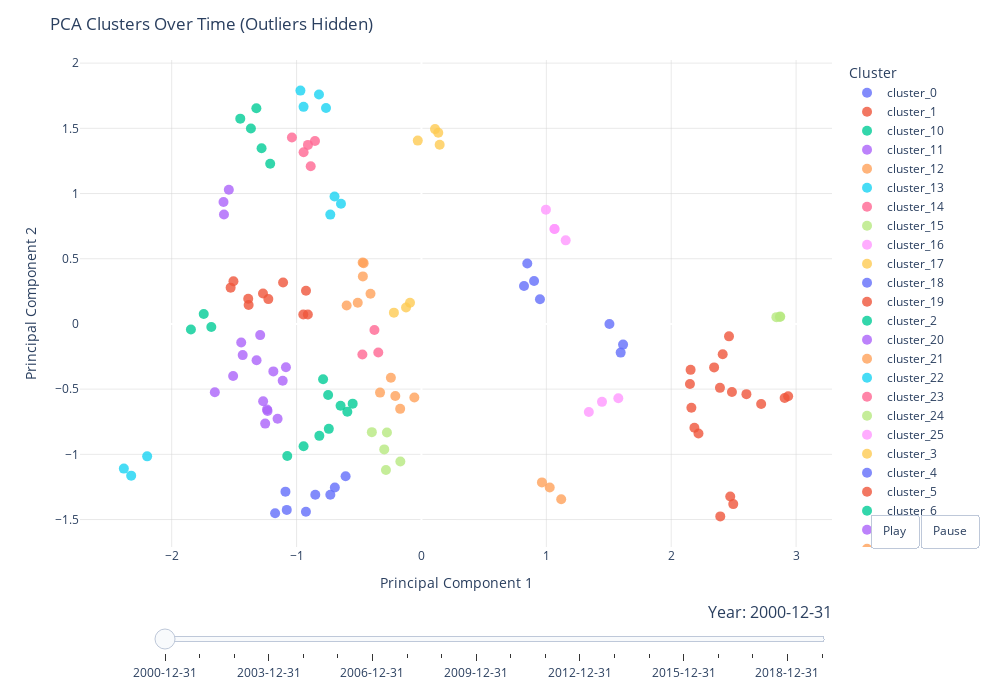

This figure's notebook cell:
### Markdown cell above
# Visualize

### Code cell
def create_interactive_cluster_plot(data_pca_df, hide_outliers=True):
    # Get unique years in sorted order
    years = sorted(data_pca_df['Year'].unique())
    print(f"Years in dataset: {years}")
    
    # Create a copy of the dataframe to modify for plotting
    plot_df = data_pca_df.copy()
    
    # Make sure the Cluster column is numeric
    if 'Cluster' not in plot_df.columns:
        print("Error: Cluster column not found!")
        return None
        
    # Check for any NaN values in Cluster column
    if plot_df['Cluster'].isna().any():
        print(f"Warning: Found {plot_df['Cluster'].isna().sum()} NaN values in Cluster column")
        plot_df['Cluster'] = plot_df['Cluster'].fillna(-1)  # Fill NaNs with -1 (outliers)
    
    # Ensure Cluster is integer type
    plot_df['Cluster'] = plot_df['Cluster'].astype(int)
    
    # Print cluster statistics per year to help debug
    for year in years:
        year_data = plot_df[plot_df['Year'] == year]
        clusters = sorted(year_data['Cluster'].unique())
        print(f"Year {year}: {len(year_data)} countries, Clusters: {clusters}")
    
    # Remove outliers if requested
    if hide_outliers:
        plot_df = plot_df[plot_df['Cluster'] != -1]
        print(f"Outliers hidden. New shape: {plot_df.shape}")
    
    # Add a column for custom coloring - convert cluster -1 (outliers) to 'outlier' if they exist
    plot_df['Cluster_Label'] = plot_df['Cluster'].apply(lambda x: 'outlier' if x == -1 else f'cluster_{int(x)}')
    
    # Get all unique cluster labels for consistent color mapping
    all_clusters = set()
    for year in years:
        year_data = plot_df[plot_df['Year'] == year]
        clusters = year_data['Cluster'].unique()
        all_clusters.update([f'cluster_{int(c)}' for c in clusters if c != -1])
    all_clusters = sorted(list(all_clusters))
    # Only add outlier category if we're showing outliers
    if not hide_outliers:
        all_clusters.append('outlier')  # Add outlier at the end
    
    # Create figure with custom color mapping
    fig = px.scatter(plot_df, x='PC1', y='PC2', color='Cluster_Label',
                     hover_name='Country Name', animation_frame='Year',
                     color_discrete_map={'outlier': 'grey'},
                     category_orders={'Cluster_Label': all_clusters})
    
    # Update layout
    fig.update_layout(
        title=f"PCA Clusters Over Time {'(Outliers Hidden)' if hide_outliers else ''}",
        xaxis_title='Principal Component 1',
        yaxis_title='Principal Component 2',
        legend_title='Cluster',
        height=700,
        width=1000,
        dragmode='pan',
        hovermode='closest',
        updatemenus=[
            # Play/pause animation buttons
            {
                'type': 'buttons',
                'showactive': False,
                'y': 0,
                'x': 1.05,
                'xanchor': 'left',
                'yanchor': 'bottom',
                'buttons': [{
                    'method': 'animate',
                    'label': 'Play',
                    'args': [None, {
                        'frame': {'duration': 1000, 'redraw': True},
                        'fromcurrent': True,
                    }]
                }, {
                    'method': 'animate',
                    'label': 'Pause',
                    'args': [[None], {
                        'frame': {'duration': 0, 'redraw': False},
                        'mode': 'immediate',
                        'transition': {'duration': 0}
                    }]
                }]
            }
        ],
        sliders=[{
            'active': 0,
            'yanchor': 'top',
            'xanchor': 'left',
            'currentvalue': {
                'font': {'size': 16},
                'prefix': 'Year: ',
                'visible': True,
                'xanchor': 'right'
            },
            'transition': {'duration': 500},
            'pad': {'b': 10, 't': 50},
            'len': 0.9,
            'x': 0.1,
            'y': 0,
            'steps': [{
                'args': [[str(year)], {  # Convert to string to match frame keys
                    'frame': {'duration': 500, 'redraw': True},
                    'mode': 'immediate',
                    'transition': {'duration': 500}
                }],
                'label': str(year),
                'method': 'animate'
            } for year in years]
        }]
    )
    
    # Update traces - make outlier points smaller and more transparent (if shown)
    for frame in fig.frames:
        for i, trace in enumerate(frame.data):
            if hasattr(trace, 'name') and trace.name == 'outlier':
                trace.marker = dict(size=6, opacity=0.5)
            else:
                trace.marker = dict(size=10, opacity=0.8)
    
    # Update main figure markers too
    for i, trace in enumerate(fig.data):
        if hasattr(trace, 'name') and trace.name == 'outlier':
            fig.data[i].marker = dict(size=6, opacity=0.5)
        else:
            fig.data[i].marker = dict(size=10, opacity=0.8)
    
    # Improve appearance with white background and grid
    fig.update_layout(
        plot_bgcolor='white',
        xaxis=dict(showgrid=True, gridwidth=0.5, gridcolor='lightgray'),
        yaxis=dict(showgrid=True, gridwidth=0.5, gridcolor='lightgray')
    )
    
    # Add modebar buttons configuration
    fig.update_layout(
        modebar_add=['pan2d', 'zoom2d', 'resetScale2d', 'toImage'],
        modebar_remove=['lasso2d', 'select2d'], # Remove lasso and box selection tools
    )
    
    return fig

# Create and display the interactive plot with outliers hidden
interactive_fig = create_interactive_cluster_plot(data_pca_df, hide_outliers=True)
interactive_fig.show()

# Save the interactive plot as HTML for sharing
os.makedirs('output/plots', exist_ok=True)
interactive_fig.write_html(f'output/plots/interactive_clusters_{DATE_RANGE}_no_outliers.html')

### Figure 1 — Plotly figure (JSON) as saved in the notebook; plotly's stock layout.template omitted (floating-point values rounded to 4 significant figures)
{"data": [{"hovertemplate": "<b>%{hovertext}</b><br><br>Cluster_Label=cluster_0<br>Year=2000-12-31<br>PC1=%{x}<br>PC2=%{y}<extra></extra>", "hovertext": ["Afghanistan", "Mongolia", "Myanmar", "Senegal"], "legendgroup": "cluster_0", "marker": {"opacity": 0.8, "size": 10}, "mode": "markers", "name": "cluster_0", "orientation": "v", "showlegend": true, "type": "scatter", "x": [0.9018, 0.949, 0.8214, 0.8476], "xaxis": "x", "y": [0.3294, 0.1888, 0.2904, 0.4635], "yaxis": "y"}, {"hovertemplate": "<b>%{hovertext}</b><br><br>Cluster_Label=cluster_1<br>Year=2000-12-31<br>PC1=%{x}<br>PC2=%{y}<extra></extra>", "hovertext": ["Africa Eastern and Southern", "Burundi", "Cameroon", "Central African Republic", "Ghana", "Heavily indebted poor countries (HIPC)", "IDA only", "IDA total", "Least developed countries: UN classification", "Low income", "Namibia", "Pre-demographic dividend", "Somalia", "Togo"], "legendgroup": "cluster_1", "marker": {"opacity": 0.8, "size": 10}, "mode": "markers", "name": "cluster_1", "orientation": "v", "showlegend": true, "type": "scatter", "x": [2.908, 2.218, 2.72, 2.936, 2.463, 2.39, 2.155, 2.412, 2.15, 2.162, 2.186, 2.486, 2.344, 2.602], "xaxis": "x", "y": [-0.5674, -0.8396, -0.6137, -0.5549, -0.09533, -0.4901, -0.3522, -0.2319, -0.4602, -0.6422, -0.7958, -0.5221, -0.3333, -0.5385], "yaxis": "y"}, {"hovertemplate": "<b>%{hovertext}</b><br><br>Cluster_Label=cluster_10<br>Year=2000-12-31<br>PC1=%{x}<br>PC2=%{y}<extra></extra>", "hovertext": ["Croatia", "Cuba", "Europe & Central Asia", "Lithuania", "Malta"], "legendgroup": "cluster_10", "marker": {"opacity": 0.8, "size": 10}, "mode": "markers", "name": "cluster_10", "orientation": "v", "showlegend": true, "type": "scatter", "x": [-1.28, -1.211, -1.322, -1.366, -1.451], "xaxis": "x", "y": [1.347, 1.228, 1.654, 1.499, 1.574], "yaxis": "y"}, {"hovertemplate": "<b>%{hovertext}</b><br><br>Cluster_Label=cluster_11<br>Year=2000-12-31<br>PC1=%{x}<br>PC2=%{y}<extra></extra>", "hovertext": ["Curacao", "Faroe Islands", "Gibraltar", "Iceland", "Jordan", "Kosovo", "Samoa", "Sint Maarten (Dutch part)", "St. Kitts and Nevis"], "legendgroup": "cluster_11", "marker": {"opacity": 0.8, "size": 10}, "mode": "markers", "name": "cluster_11", "orientation": "v", "showlegend": true, "type": "scatter", "x": [-1.431, -1.443, -1.111, -1.508, -1.32, -1.291, -1.085, -1.655, -1.186], "xaxis": "x", "y": [-0.2389, -0.1428, -0.4351, -0.3994, -0.2784, -0.08561, -0.3319, -0.5243, -0.3639], "yaxis": "y"}, {"hovertemplate": "<b>%{hovertext}</b><br><br>Cluster_Label=cluster_12<br>Year=2000-12-31<br>PC1=%{x}<br>PC2=%{y}<extra></extra>", "hovertext": ["Djibouti", "Equatorial Guinea", "Gambia, The"], "legendgroup": "cluster_12", "marker": {"opacity": 0.8, "size": 10}, "mode": "markers", "name": "cluster_12", "orientation": "v", "showlegend": true, "type": "scatter", "x": [1.027, 1.119, 0.9649], "xaxis": "x", "y": [-1.254, -1.344, -1.215], "yaxis": "y"}, {"hovertemplate": "<b>%{hovertext}</b><br><br>Cluster_Label=cluster_13<br>Year=2000-12-31<br>PC1=%{x}<br>PC2=%{y}<extra></extra>", "hovertext": ["Estonia", "Turkiye", "Venezuela, RB"], "legendgroup": "cluster_13", "marker": {"opacity": 0.8, "size": 10}, "mode": "markers", "name": "cluster_13", "orientation": "v", "showlegend": true, "type": "scatter", "x": [-0.6444, -0.7299, -0.696], "xaxis": "x", "y": [0.9222, 0.8386, 0.9775], "yaxis": "y"}, {"hovertemplate": "<b>%{hovertext}</b><br><br>Cluster_Label=cluster_14<br>Year=2000-12-31<br>PC1=%{x}<br>PC2=%{y}<extra></extra>", "hovertext": ["Euro area", "European Union", "Poland", "Portugal", "Sri Lanka"], "legendgroup": "cluster_14", "marker": {"opacity": 0.8, "size": 10}, "mode": "markers", "name": "cluster_14", "orientation": "v", "showlegend": true, "type": "scatter", "x": [-0.8868, -0.9088, -1.037, -0.9436, -0.8527], "xaxis": "x", "y": [1.209, 1.373, 1.43, 1.317, 1.403], "yaxis": "y"}, {"hovertemplate": "<b>%{hovertext}</b><br><br>Cluster_Label=cluster_15<br>Year=2000-12-31<br>PC1=%{x}<br>PC2=%{y}<extra></extra>", "hovertext": ["Grenada", "Kiribati", "Liechtenstein", "Marshall Islands", "Pacific island small states"], "legendgroup": "cluster_15", "marker": {"opacity": 0.8, "size": 10}, "mode": "markers", "name": "cluster_15", "orientation": "v", "showlegend": true, "type": "scatter", "x": [-0.3972, -0.2764, -0.1688, -0.2843, -0.2979], "xaxis": "x", "y": [-0.8299, -0.8331, -1.054, -1.12, -0.962], "yaxis": "y"}, {"hovertemplate": "<b>%{hovertext}</b><br><br>Cluster_Label=cluster_16<br>Year=2000-12-31<br>PC1=%{x}<br>PC2=%{y}<extra></extra>", "hovertext": ["India", "Pakistan", "South Asia", "South Asia (IDA & IBRD)"], "legendgroup": "cluster_16", "marker": {"opacity": 0.8, "size": 10}, "mode": "markers", "name": "cluster_16", "orientation": "v", "showlegend": true, "type": "scatter", "x": [0.9967, 1.155, 1.065, 1.066], "xaxis": "x", "y": [0.8764, 0.641, 0.7277, 0.7277], "yaxis": "y"}, {"hovertemplate": "<b>%{hovertext}</b><br><br>Cluster_Label=cluster_17<br>Year=2000-12-31<br>PC1=%{x}<br>PC2=%{y}<extra></extra>", "hovertext": ["Latvia", "Other small states", "Viet Nam"], "legendgroup": "cluster_17", "marker": {"opacity": 0.8, "size": 10}, "mode": "markers", "name": "cluster_17", "orientation": "v", "showlegend": true, "type": "scatter", "x": [-0.09177, -0.1235, -0.2205], "xaxis": "x", "y": [0.162, 0.1265, 0.08647], "yaxis": "y"}, {"hovertemplate": "<b>%{hovertext}</b><br><br>Cluster_Label=cluster_18<br>Year=2000-12-31<br>PC1=%{x}<br>PC2=%{y}<extra></extra>", "hovertext": ["IDA blend", "Madagascar", "Niger"], "legendgroup": "cluster_18", "marker": {"opacity": 0.8, "size": 10}, "mode": "markers", "name": "cluster_18", "orientation": "v", "showlegend": true, "type": "scatter", "x": [1.595, 1.614, 1.505], "xaxis": "x", "y": [-0.2198, -0.1586, -0.001096], "yaxis": "y"}, {"hovertemplate": "<b>%{hovertext}</b><br><br>Cluster_Label=cluster_19<br>Year=2000-12-31<br>PC1=%{x}<br>PC2=%{y}<extra></extra>", "hovertext": ["Malawi", "Uganda", "Zambia"], "legendgroup": "cluster_19", "marker": {"opacity": 0.8, "size": 10}, "mode": "markers", "name": "cluster_19", "orientation": "v", "showlegend": true, "type": "scatter", "x": [2.473, 2.497, 2.393], "xaxis": "x", "y": [-1.324, -1.381, -1.476], "yaxis": "y"}, {"hovertemplate": "<b>%{hovertext}</b><br><br>Cluster_Label=cluster_2<br>Year=2000-12-31<br>PC1=%{x}<br>PC2=%{y}<extra></extra>", "hovertext": ["Albania", "Andorra", "Azerbaijan", "Cabo Verde", "Libya", "New Caledonia", "Saudi Arabia", "Suriname", "Turks and Caicos Islands"], "legendgroup": "cluster_2", "marker": {"opacity": 0.8, "size": 10}, "mode": "markers", "name": "cluster_2", "orientation": "v", "showlegend": true, "type": "scatter", "x": [-0.5935, -0.7418, -0.5508, -0.8176, -0.7472, -0.9439, -0.7876, -0.6477, -1.074], "xaxis": "x", "y": [-0.6735, -0.8045, -0.6114, -0.8583, -0.5453, -0.9383, -0.4246, -0.6268, -1.012], "yaxis": "y"}, {"hovertemplate": "<b>%{hovertext}</b><br><br>Cluster_Label=cluster_20<br>Year=2000-12-31<br>PC1=%{x}<br>PC2=%{y}<extra></extra>", "hovertext": ["Maldives", "North America", "Virgin Islands (U.S.)"], "legendgroup": "cluster_20", "marker": {"opacity": 0.8, "size": 10}, "mode": "markers", "name": "cluster_20", "orientation": "v", "showlegend": true, "type": "scatter", "x": [-1.585, -1.542, -1.581], "xaxis": "x", "y": [0.9344, 1.029, 0.839], "yaxis": "y"}, {"hovertemplate": "<b>%{hovertext}</b><br><br>Cluster_Label=cluster_21<br>Year=2000-12-31<br>PC1=%{x}<br>PC2=%{y}<extra></extra>", "hovertext": ["Lebanon", "Middle East & North Africa", "Middle East & North Africa (IDA & IBRD countries)", "Middle East & North Africa (excluding high income)", "Syrian Arab Republic", "West Bank and Gaza"], "legendgroup": "cluster_21", "marker": {"opacity": 0.8, "size": 10}, "mode": "markers", "name": "cluster_21", "orientation": "v", "showlegend": true, "type": "scatter", "x": [-0.599, -0.4691, -0.4708, -0.4629, -0.5102, -0.408], "xaxis": "x", "y": [0.1411, 0.3647, 0.4717, 0.4663, 0.1631, 0.2311], "yaxis": "y"}, {"hovertemplate": "<b>%{hovertext}</b><br><br>Cluster_Label=cluster_22<br>Year=2000-12-31<br>PC1=%{x}<br>PC2=%{y}<extra></extra>", "hovertext": ["Brunei Darussalam", "Micronesia, Fed. Sts.", "Palau"], "legendgroup": "cluster_22", "marker": {"opacity": 0.8, "size": 10}, "mode": "markers", "name": "cluster_22", "orientation": "v", "showlegend": true, "type": "scatter", "x": [-2.383, -2.196, -2.324], "xaxis": "x", "y": [-1.109, -1.015, -1.163], "yaxis": "y"}, {"hovertemplate": "<b>%{hovertext}</b><br><br>Cluster_Label=cluster_23<br>Year=2000-12-31<br>PC1=%{x}<br>PC2=%{y}<extra></extra>", "hovertext": ["Arab World", "Small states", "Trinidad and Tobago"], "legendgroup": "cluster_23", "marker": {"opacity": 0.8, "size": 10}, "mode": "markers", "name": "cluster_23", "orientation": "v", "showlegend": true, "type": "scatter", "x": [-0.3766, -0.3457, -0.473], "xaxis": "x", "y": [-0.04621, -0.2193, -0.2342], "yaxis": "y"}, {"hovertemplate": "<b>%{hovertext}</b><br><br>Cluster_Label=cluster_24<br>Year=2000-12-31<br>PC1=%{x}<br>PC2=%{y}<extra></extra>", "hovertext": ["Sub-Saharan Africa", "Sub-Saharan Africa (IDA & IBRD countries)", "Sub-Saharan Africa (excluding high income)"], "legendgroup": "cluster_24", "marker": {"opacity": 0.8, "size": 10}, "mode": "markers", "name": "cluster_24", "orientation": "v", "showlegend": true, "type": "scatter", "x": [2.873, 2.842, 2.87], "xaxis": "x", "y": [0.05743, 0.05213, 0.05345], "yaxis": "y"}, {"hovertemplate": "<b>%{hovertext}</b><br><br>Cluster_Label=cluster_25<br>Year=2000-12-31<br>PC1=%{x}<br>PC2=%{y}<extra></extra>", "hovertext": ["Haiti", "Korea, Dem. People's Rep.", "Sudan"], "legendgroup": "cluster_25", "marker": {"opacity": 0.8, "size": 10}, "mode": "markers", "name": "cluster_25", "orientation": "v", "showlegend": true, "type": "scatter", "x": [1.576, 1.34, 1.446], "xaxis": "x", "y": [-0.5696, -0.6752, -0.5976], "yaxis": "y"}, {"hovertemplate": "<b>%{hovertext}</b><br><br>Cluster_Label=cluster_3<br>Year=2000-12-31<br>PC1=%{x}<br>PC2=%{y}<extra></extra>", "hovertext": ["American Samoa", "Europe & Central Asia (excluding high income)", "Romania", "Turkmenistan"], "legendgroup": "cluster_3", "marker": {"opacity": 0.8, "size": 10}, "mode": "markers", "name": "cluster_3", "orientation": "v", "showlegend": true, "type": "scatter", "x": [0.1459, 0.1087, 0.1347, -0.0295], "xaxis": "x", "y": [1.374, 1.494, 1.467, 1.406], "yaxis": "y"}, {"hovertemplate": "<b>%{hovertext}</b><br><br>Cluster_Label=cluster_4<br>Year=2000-12-31<br>PC1=%{x}<br>PC2=%{y}<extra></extra>", "hovertext": ["Antigua and Barbuda", "Bermuda", "Bhutan", "Caribbean small states", "Cayman Islands", "Dominica", "French Polynesia", "St. Vincent and the Grenadines"], "legendgroup": "cluster_4", "marker": {"opacity": 0.8, "size": 10}, "mode": "markers", "name": "cluster_4", "orientation": "v", "showlegend": true, "type": "scatter", "x": [-1.089, -1.172, -0.9251, -0.7296, -1.078, -0.6073, -0.85, -0.6936], "xaxis": "x", "y": [-1.286, -1.451, -1.441, -1.31, -1.426, -1.168, -1.31, -1.255], "yaxis": "y"}, {"hovertemplate": "<b>%{hovertext}</b><br><br>Cluster_Label=cluster_5<br>Year=2000-12-31<br>PC1=%{x}<br>PC2=%{y}<extra></extra>", "hovertext": ["Armenia", "Australia", "Isle of Man", "Israel", "Montenegro", "Netherlands", "New Zealand", "Paraguay", "Qatar", "San Marino"], "legendgroup": "cluster_5", "marker": {"opacity": 0.8, "size": 10}, "mode": "markers", "name": "cluster_5", "orientation": "v", "showlegend": true, "type": "scatter", "x": [-0.9461, -1.384, -0.9245, -1.387, -1.528, -1.108, -1.269, -0.9096, -1.226, -1.505], "xaxis": "x", "y": [0.07188, 0.1453, 0.2543, 0.1937, 0.2782, 0.3177, 0.2339, 0.07194, 0.1906, 0.328], "yaxis": "y"}, {"hovertemplate": "<b>%{hovertext}</b><br><br>Cluster_Label=cluster_6<br>Year=2000-12-31<br>PC1=%{x}<br>PC2=%{y}<extra></extra>", "hovertext": ["Bahrain", "Macao SAR, China", "Monaco"], "legendgroup": "cluster_6", "marker": {"opacity": 0.8, "size": 10}, "mode": "markers", "name": "cluster_6", "orientation": "v", "showlegend": true, "type": "scatter", "x": [-1.743, -1.846, -1.683], "xaxis": "x", "y": [0.07561, -0.04327, -0.02348], "yaxis": "y"}, {"hovertemplate": "<b>%{hovertext}</b><br><br>Cluster_Label=cluster_7<br>Year=2000-12-31<br>PC1=%{x}<br>PC2=%{y}<extra></extra>", "hovertext": ["Belize", "Nauru", "Seychelles", "Tuvalu", "United Arab Emirates"], "legendgroup": "cluster_7", "marker": {"opacity": 0.8, "size": 10}, "mode": "markers", "name": "cluster_7", "orientation": "v", "showlegend": true, "type": "scatter", "x": [-1.237, -1.251, -1.152, -1.268, -1.233], "xaxis": "x", "y": [-0.6567, -0.7642, -0.727, -0.5931, -0.6668], "yaxis": "y"}, {"hovertemplate": "<b>%{hovertext}</b><br><br>Cluster_Label=cluster_8<br>Year=2000-12-31<br>PC1=%{x}<br>PC2=%{y}<extra></extra>", "hovertext": ["British Virgin Islands", "Channel Islands", "Jamaica", "Nepal", "Yemen, Rep."], "legendgroup": "cluster_8", "marker": {"opacity": 0.8, "size": 10}, "mode": "markers", "name": "cluster_8", "orientation": "v", "showlegend": true, "type": "scatter", "x": [-0.1704, -0.2093, -0.05678, -0.2447, -0.3316], "xaxis": "x", "y": [-0.6512, -0.5524, -0.5636, -0.4129, -0.5266], "yaxis": "y"}, {"hovertemplate": "<b>%{hovertext}</b><br><br>Cluster_Label=cluster_9<br>Year=2000-12-31<br>PC1=%{x}<br>PC2=%{y}<extra></extra>", "hovertext": ["Bulgaria", "Central Europe and the Baltics", "Europe & Central Asia (IDA & IBRD countries)", "Iran, Islamic Rep."], "legendgroup": "cluster_9", "marker": {"opacity": 0.8, "size": 10}, "mode": "markers", "name": "cluster_9", "orientation": "v", "showlegend": true, "type": "scatter", "x": [-0.9692, -0.8205, -0.7641, -0.944], "xaxis": "x", "y": [1.789, 1.759, 1.656, 1.665], "yaxis": "y"}], "layout": {"dragmode": "pan", "height": 700, "hovermode": "closest", "legend": {"title": {"text": "Cluster"}, "tracegroupgap": 0}, "margin": {"t": 60}, "modebar": {"add": ["pan2d", "zoom2d", "resetScale2d", "toImage"], "remove": ["lasso2d", "select2d"]}, "plot_bgcolor": "white", "sliders": [{"active": 0, "currentvalue": {"font": {"size": 16}, "prefix": "Year: ", "visible": true, "xanchor": "right"}, "len": 0.9, "pad": {"b": 10, "t": 50}, "steps": [{"args": [["2000-12-31"], {"frame": {"duration": 500, "redraw": true}, "mode": "immediate", "transition": {"duration": 500}}], "label": "2000-12-31", "method": "animate"}, {"args": [["2001-12-31"], {"frame": {"duration": 500, "redraw": true}, "mode": "immediate", "transition": {"duration": 500}}], "label": "2001-12-31", "method": "animate"}, {"args": [["2002-12-31"], {"frame": {"duration": 500, "redraw": true}, "mode": "immediate", "transition": {"duration": 500}}], "label": "2002-12-31", "method": "animate"}, {"args": [["2003-12-31"], {"frame": {"duration": 500, "redraw": true}, "mode": "immediate", "transition": {"duration": 500}}], "label": "2003-12-31", "method": "animate"}, {"args": [["2004-12-31"], {"frame": {"duration": 500, "redraw": true}, "mode": "immediate", "transition": {"duration": 500}}], "label": "2004-12-31", "method": "animate"}, {"args": [["2005-12-31"], {"frame": {"duration": 500, "redraw": true}, "mode": "immediate", "transition": {"duration": 500}}], "label": "2005-12-31", "method": "animate"}, {"args": [["2006-12-31"], {"frame": {"duration": 500, "redraw": true}, "mode": "immediate", "transition": {"duration": 500}}], "label": "2006-12-31", "method": "animate"}, {"args": [["2007-12-31"], {"frame": {"duration": 500, "redraw": true}, "mode": "immediate", "transition": {"duration": 500}}], "label": "2007-12-31", "method": "animate"}, {"args": [["2008-12-31"], {"frame": {"duration": 500, "redraw": true}, "mode": "immediate", "transition": {"duration": 500}}], "label": "2008-12-31", "method": "animate"}, {"args": [["2009-12-31"], {"frame": {"duration": 500, "redraw": true}, "mode": "immediate", "transition": {"duration": 500}}], "label": "2009-12-31", "method": "animate"}, {"args": [["2010-12-31"], {"frame": {"duration": 500, "redraw": true}, "mode": "immediate", "transition": {"duration": 500}}], "label": "2010-12-31", "method": "animate"}, {"args": [["2011-12-31"], {"frame": {"duration": 500, "redraw": true}, "mode": "immediate", "transition": {"duration": 500}}], "label": "2011-12-31", "method": "animate"}, {"args": [["2012-12-31"], {"frame": {"duration": 500, "redraw": true}, "mode": "immediate", "transition": {"duration": 500}}], "label": "2012-12-31", "method": "animate"}, {"args": [["2013-12-31"], {"frame": {"duration": 500, "redraw": true}, "mode": "immediate", "transition": {"duration": 500}}], "label": "2013-12-31", "method": "animate"}, {"args": [["2014-12-31"], {"frame": {"duration": 500, "redraw": true}, "mode": "immediate", "transition": {"duration": 500}}], "label": "2014-12-31", "method": "animate"}, {"args": [["2015-12-31"], {"frame": {"duration": 500, "redraw": true}, "mode": "immediate", "transition": {"duration": 500}}], "label": "2015-12-31", "method": "animate"}, {"args": [["2016-12-31"], {"frame": {"duration": 500, "redraw": true}, "mode": "immediate", "transition": {"duration": 500}}], "label": "2016-12-31", "method": "animate"}, {"args": [["2017-12-31"], {"frame": {"duration": 500, "redraw": true}, "mode": "immediate", "transition": {"duration": 500}}], "label": "2017-12-31", "method": "animate"}, {"args": [["2018-12-31"], {"frame": {"duration": 500, "redraw": true}, "mode": "immediate", "transition": {"duration": 500}}], "label": "2018-12-31", "method": "animate"}, {"args": [["2019-12-31"], {"frame": {"duration": 500, "redraw": true}, "mode": "immediate", "transition": {"duration": 500}}], "label": "2019-12-31", "method": "animate"}], "transition": {"duration": 500}, "x": 0.1, "xanchor": "left", "y": 0, "yanchor": "top"}], "title": {"text": "PCA Clusters Over Time (Outliers Hidden)"}, "updatemenus": [{"buttons": [{"args": [null, {"frame": {"duration": 1000, "redraw": true}, "fromcurrent": true}], "label": "Play", "method": "animate"}, {"args": [[null], {"frame": {"duration": 0, "redraw": false}, "mode": "immediate", "transition": {"duration": 0}}], "label": "Pause", "method": "animate"}], "direction": "left", "pad": {"r": 10, "t": 70}, "showactive": false, "type": "buttons", "x": 1.05, "xanchor": "left", "y": 0, "yanchor": "bottom"}], "width": 1000, "xaxis": {"anchor": "y", "domain": [0, 1], "gridcolor": "lightgray", "gridwidth": 0.5, "showgrid": true, "title": {"text": "Principal Component 1"}}, "yaxis": {"anchor": "x", "domain": [0, 1], "gridcolor": "lightgray", "gridwidth": 0.5, "showgrid": true, "title": {"text": "Principal Component 2"}}}}
